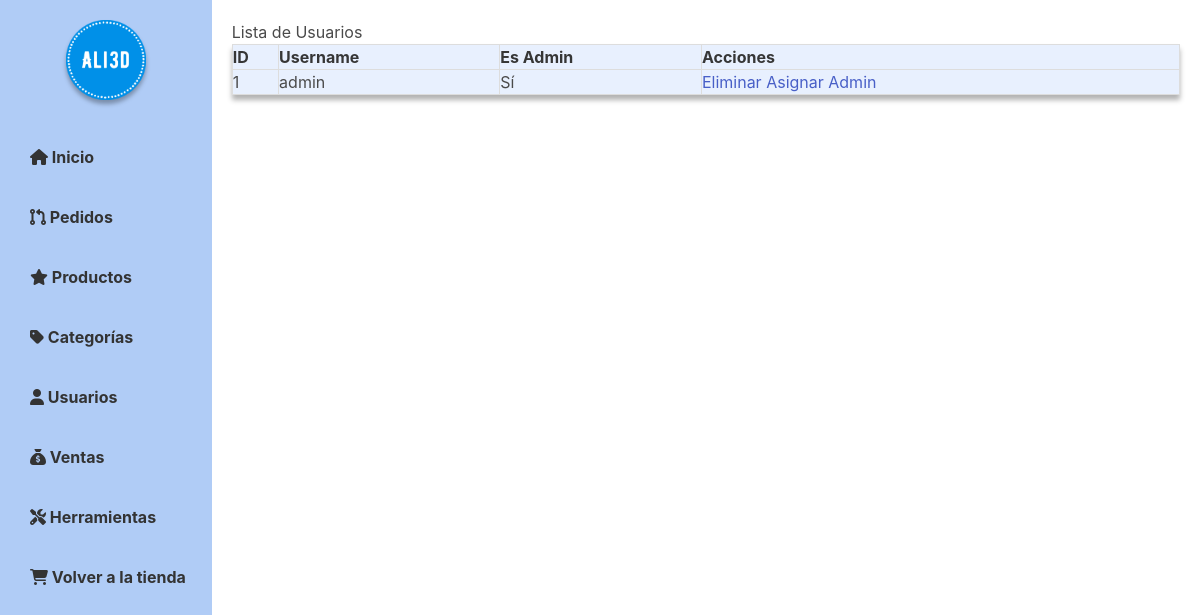
The app's page /admin/usuarios_admin.php (signed in) with its own data.
### tables this page shows
CREATE TABLE `usuarios` (
  `id` int(11) NOT NULL,
  `username` varchar(50) NOT NULL,
  `correo` varchar(50) NOT NULL,
  `password` varchar(255) NOT NULL,
  `is_admin` tinyint(1) NOT NULL DEFAULT 0
);

### admin/usuarios_admin.php (the view, shortened to what this page needs)
<?php
    require '../app/bd.php';
$query = "SELECT * FROM usuarios";
$resultado = mysqli_query($conexion, $query);
?>
<!DOCTYPE html>
<html>
<head>
    <link rel="stylesheet" href="../estilos/estilo_admin.css">
    <link rel="stylesheet" href="https://cdnjs.cloudflare.com/ajax/libs/bulma/0.7.2/css/bulma.min.css">
</head>
<body>
    <div id="wrapper">
        <?php
            include('navbar_admin.php')
        ?>
        <div id="main">
            <h1>Lista de Usuarios</h1>
            <table>
                <thead>
                    <tr>
                        <th>ID</th>
                        <th>Username</th>
                        <th>Es Admin</th>
                        <th>Acciones</th>
                    </tr>
                </thead>
                <tbody>
                    <?php while ($fila = mysqli_fetch_assoc($resultado)): ?>
                        <tr>
                            <td><?php echo $fila['id'] ?></td>
                            <td><?php echo $fila['username'] ?></td>
                            <td><?php echo $fila['is_admin'] ? 'Sí' : 'No' ?></td>
                            <td>
                                <a href="eliminar_usuario.php?id=<?php echo $fila['id'] ?>">Eliminar</a>
                                <a href="asignar_admin.php?id=<?php echo $fila['id'] ?>">Asignar Admin</a>
                            </td>
                        </tr>
                    <?php endwhile ?>
                </tbody>
            </table>
        </div>
    </div>
</body>
</html>

### estilos/estilo_admin.css (style rules this page uses)
:root { --azul_1: #0090E8; --azul_2: #69A7EE; --azul_3: #B0CCF6; --azul_4: #ECF2FD; --negro1: #000000; --negro: #2F2F2F; --blanco: #FFFFFF; }
body { background-color: var(--blanco); background-repeat: repeat; font-family: Arial, sans-serif; margin: 0; padding: 0; }
#wrapper { display: flex; height: max-content; }
#main { padding: 20px; width: 100%; height: max-content; }
h1 { margin-top: 0; }
table { border-collapse: collapse; width: 100%; background-color: #e8f0fe; box-shadow: 0px 5px 5px rgba(0, 0, 0, 0.3); overflow-x: auto; }
th, td { border: 1px solid #ddd; padding: 8px; text-align: left; }
th { background-color: #e8f0fe; }
td:last-child { white-space: nowrap; }

### records on screen
usuarios: id "1", username "admin", is_admin "Sí"
